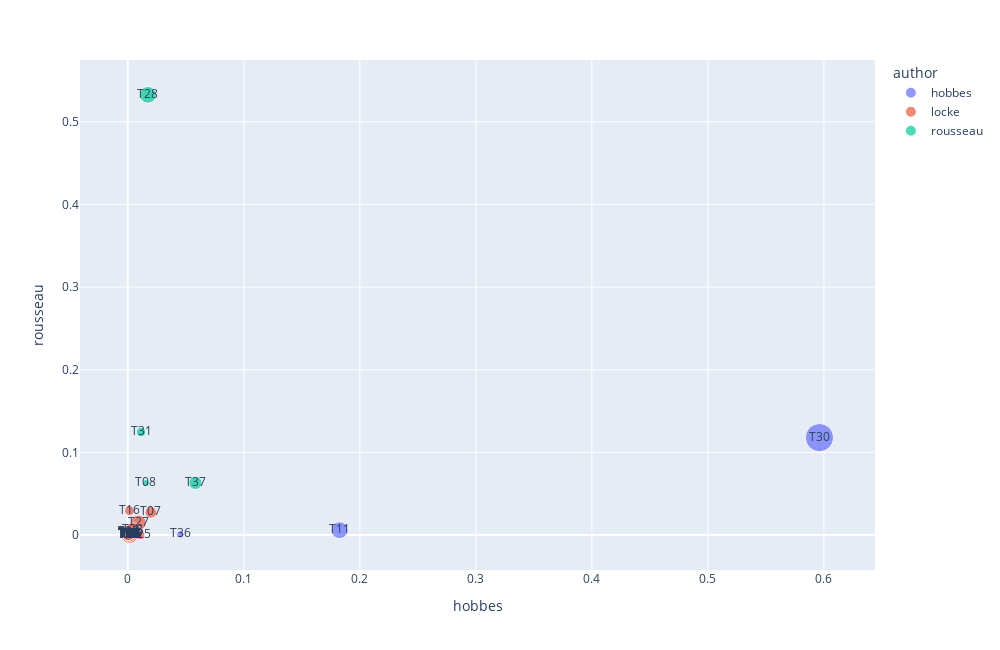

Write notebook code for a chart like this one.
### Code cell
px.scatter(TOPICS.reset_index(), 'hobbes', 'rousseau', 
           hover_name='label', text='topic_id', 
           size=(TOPICS.doc_weight_sum),
           color='author',
           width=1000, height=650)

### Figure 1 — Plotly figure (JSON) as saved in the notebook; plotly's stock layout.template omitted (floating-point values rounded to 4 significant figures)
{"data": [{"hovertemplate": "<b>%{hovertext}</b><br><br>author=hobbes<br>hobbes=%{x}<br>rousseau=%{y}<br>size=%{marker.size}<br>topic_id=%{text}<extra></extra>", "hovertext": ["T00 aaron, pieces, person soveraign, persons, peru, peter, phantasme, phantasmes, philosopher", "T02 aaron, pieces, person soveraign, persons, peru, peter, phantasme, phantasmes, philosopher", "T11 men, man, state, nature, laws, society, life, time, people", "T19 aaron, pieces, person soveraign, persons, peru, peter, phantasme, phantasmes, philosopher", "T20 abstract, abstract idea, difference ideas, thing essence, rationality, signifies, essence man, grammarians, chiefly", "T24 aaron, pieces, person soveraign, persons, peru, peter, phantasme, phantasmes, philosopher", "T29 aaron, pieces, person soveraign, persons, peru, peter, phantasme, phantasmes, philosopher", "T30 government, people, state, body, laws, power, authority, sovereign, prince", "T36 people, interests, associations, differences, agreement, society, man, societies, act"], "legendgroup": "hobbes", "marker": {"color": "#636efa", "size": [0.01852, 0.01852, 11.21, 0.01852, 0.1022, 0.01852, 0.01852, 31.61, 2.197], "sizemode": "area", "sizeref": 0.07902, "symbol": "circle"}, "mode": "markers+text", "name": "hobbes", "orientation": "v", "showlegend": true, "text": ["T00", "T02", "T11", "T19", "T20", "T24", "T29", "T30", "T36"], "type": "scatter", "x": [0.000213, 0.000213, 0.1825, 0.000213, 0.000213, 0.000213, 0.000213, 0.5961, 0.04536], "xaxis": "x", "y": [8.694e-05, 8.694e-05, 0.005894, 8.694e-05, 8.694e-05, 8.694e-05, 8.694e-05, 0.1179, 0.0007159], "yaxis": "y"}, {"hovertemplate": "<b>%{hovertext}</b><br><br>author=locke<br>hobbes=%{x}<br>rousseau=%{y}<br>size=%{marker.size}<br>topic_id=%{text}<extra></extra>", "hovertext": ["T01 power, men, worship, man, god, commonwealth, image, lawes, actions", "T03 ideas, idea, mind, things, substances, power, minds, modes, parts", "T04 words, ideas, names, use, signification, men, word, idea, things", "T05 god, spirit, sense, men, place, word, words, spirits, vision", "T06 ideas, relation, things, relations, idea, men, thing, man, actions", "T07 law, man, nature, men, lawes, crime, commonwealth, law nature, reason", "T09 duration, idea, ideas, space, time, motion, infinity, mind, succession", "T10 modes, ideas, names, mind, ideas names, actions, notice, men, modes ideas", "T12 body, space, idea, parts, motion, extension, bodies, place, substance", "T13 consequences, commonwealth, bodies, soveraign, science, man, letters, distribution, body", "T14 species, ideas, essence, things, idea, names, essences, substances, man", "T15 knowledge, ideas, agreement, agreement disagreement, disagreement, mind, disagreement ideas, demonstration, perception", "T16 power, action, pleasure, mind, pain, man, happiness, desire, liberty", "T17 men, principles, god, minds, innate, truth, man, knowledge, principle", "T18 philosophy, men, man, body, law, cause, place, names, schools", "T21 man, consciousness, identity, person, substance, body, soul, actions, self", "T22 perception, ideas, mind, sensation, idea, animals, notice, man, cube", "T23 soveraign, commonwealth, assembly, authority, soveraignty, people, person, subjects, power", "T25 god, word, prophets, prophet, man, time, books, miracles, words", "T26 ideas, qualities, motion, senses, mind, bodies, man, soul, objects", "T27 men, power, man, time, things, right, reason, nature, people", "T32 god, religion, moses, gods, people, kingdome, church, priests, authority", "T33 god, christ, church, man, power, kingdome, men, saviour, apostles", "T34 reason, use, mind, ideas, propositions, men, knowledge, principles, maxims", "T35 knowledge, ideas, propositions, certainty, idea, truth, existence, things, proposition", "T38 man, matter, things, thing, men, knowledge, thoughts, probability, reason", "T39 number, names, idea, numbers, ideas, confusion, millions, addition, millions millions"], "legendgroup": "locke", "marker": {"color": "#EF553B", "size": [3.358, 11.43, 8.727, 2.464, 3.227, 5.499, 3.136, 1.478, 2.515, 2.374, 4.427, 4.0, 3.907, 2.153, 1.361, 1.172, 1.089, 3.084, 3.54, 7.616, 9.696, 1.655, 6.161, 4.24, 5.326, 9.266, 1.23], "sizemode": "area", "sizeref": 0.07902, "symbol": "circle"}, "mode": "markers+text", "name": "locke", "orientation": "v", "showlegend": true, "text": ["T01", "T03", "T04", "T05", "T06", "T07", "T09", "T10", "T12", "T13", "T14", "T15", "T16", "T17", "T18", "T21", "T22", "T23", "T25", "T26", "T27", "T32", "T33", "T34", "T35", "T38", "T39"], "type": "scatter", "x": [0.000213, 0.001537, 0.000213, 0.003482, 0.002381, 0.01988, 0.001462, 0.000213, 0.001672, 0.000213, 0.000213, 0.001249, 0.001427, 0.002142, 0.0009839, 0.0002346, 0.000213, 0.000213, 0.01074, 0.001487, 0.009129, 0.004511, 0.0008447, 0.002839, 0.000213, 0.00428, 0.000213], "xaxis": "x", "y": [8.694e-05, 8.694e-05, 0.002467, 8.694e-05, 0.001203, 0.02752, 8.694e-05, 8.694e-05, 0.0008379, 0.0009953, 8.694e-05, 8.694e-05, 0.02949, 0.001457, 8.694e-05, 8.694e-05, 8.694e-05, 0.003855, 8.694e-05, 8.694e-05, 0.0148, 8.694e-05, 0.000902, 0.0008754, 8.694e-05, 0.005841, 8.694e-05], "yaxis": "y"}, {"hovertemplate": "<b>%{hovertext}</b><br><br>author=rousseau<br>hobbes=%{x}<br>rousseau=%{y}<br>size=%{marker.size}<br>topic_id=%{text}<extra></extra>", "hovertext": ["T08 property, land, use, labour, right, men, man, life, nature", "T28 power, society, state, laws, people, men, nature, force, state nature", "T31 children, father, power, man, law, parents, reason, nature, government", "T37 right, man, nature, liberty, covenant, men, war, law, life"], "legendgroup": "rousseau", "marker": {"color": "#00cc96", "size": [2.077, 11.05, 3.549, 6.98], "sizemode": "area", "sizeref": 0.07902, "symbol": "circle"}, "mode": "markers+text", "name": "rousseau", "orientation": "v", "showlegend": true, "text": ["T08", "T28", "T31", "T37"], "type": "scatter", "x": [0.0155, 0.01733, 0.01139, 0.05828], "xaxis": "x", "y": [0.06287, 0.5328, 0.1247, 0.06309], "yaxis": "y"}], "layout": {"height": 650, "legend": {"itemsizing": "constant", "title": {"text": "author"}, "tracegroupgap": 0}, "margin": {"t": 60}, "width": 1000, "xaxis": {"anchor": "y", "autorange": true, "domain": [0, 1], "range": [-0.04124, 0.6441], "title": {"text": "hobbes"}, "type": "linear"}, "yaxis": {"anchor": "x", "autorange": true, "domain": [0, 1], "range": [-0.04228, 0.5749], "title": {"text": "rousseau"}, "type": "linear"}}}
